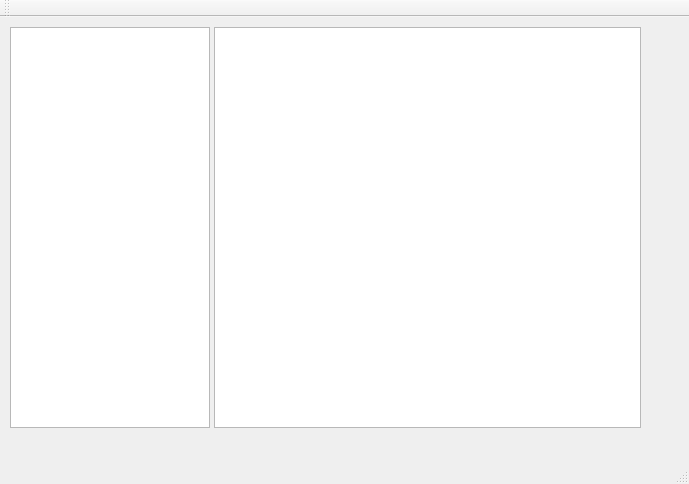
<?xml version="1.0" encoding="UTF-8"?>
<ui version="4.0">
 <class>MainWindow</class>
 <widget class="QMainWindow" name="MainWindow">
  <property name="geometry">
   <rect>
    <x>0</x>
    <y>0</y>
    <width>689</width>
    <height>484</height>
   </rect>
  </property>
  <property name="windowTitle">
   <string>MainWindow</string>
  </property>
  <widget class="QWidget" name="centralwidget">
   <widget class="QWidget" name="horizontalLayoutWidget">
    <property name="geometry">
     <rect>
      <x>10</x>
      <y>10</y>
      <width>631</width>
      <height>401</height>
     </rect>
    </property>
    <layout class="QHBoxLayout" name="horizontalLayout" stretch="1,4">
     <property name="spacing">
      <number>4</number>
     </property>
     <item>
      <widget class="QTreeView" name="treeView">
       <property name="minimumSize">
        <size>
         <width>200</width>
         <height>0</height>
        </size>
       </property>
      </widget>
     </item>
     <item>
      <widget class="QTextBrowser" name="textBrowser">
       <property name="enabled">
        <bool>true</bool>
       </property>
      </widget>
     </item>
    </layout>
   </widget>
  </widget>
  <widget class="QMenuBar" name="menubar">
   <property name="geometry">
    <rect>
     <x>0</x>
     <y>0</y>
     <width>689</width>
     <height>22</height>
    </rect>
   </property>
  </widget>
  <widget class="QStatusBar" name="statusbar"/>
  <widget class="QToolBar" name="toolBar">
   <property name="windowTitle">
    <string>toolBar</string>
   </property>
   <attribute name="toolBarArea">
    <enum>TopToolBarArea</enum>
   </attribute>
   <attribute name="toolBarBreak">
    <bool>false</bool>
   </attribute>
  </widget>
 </widget>
 <resources/>
 <connections/>
</ui>
